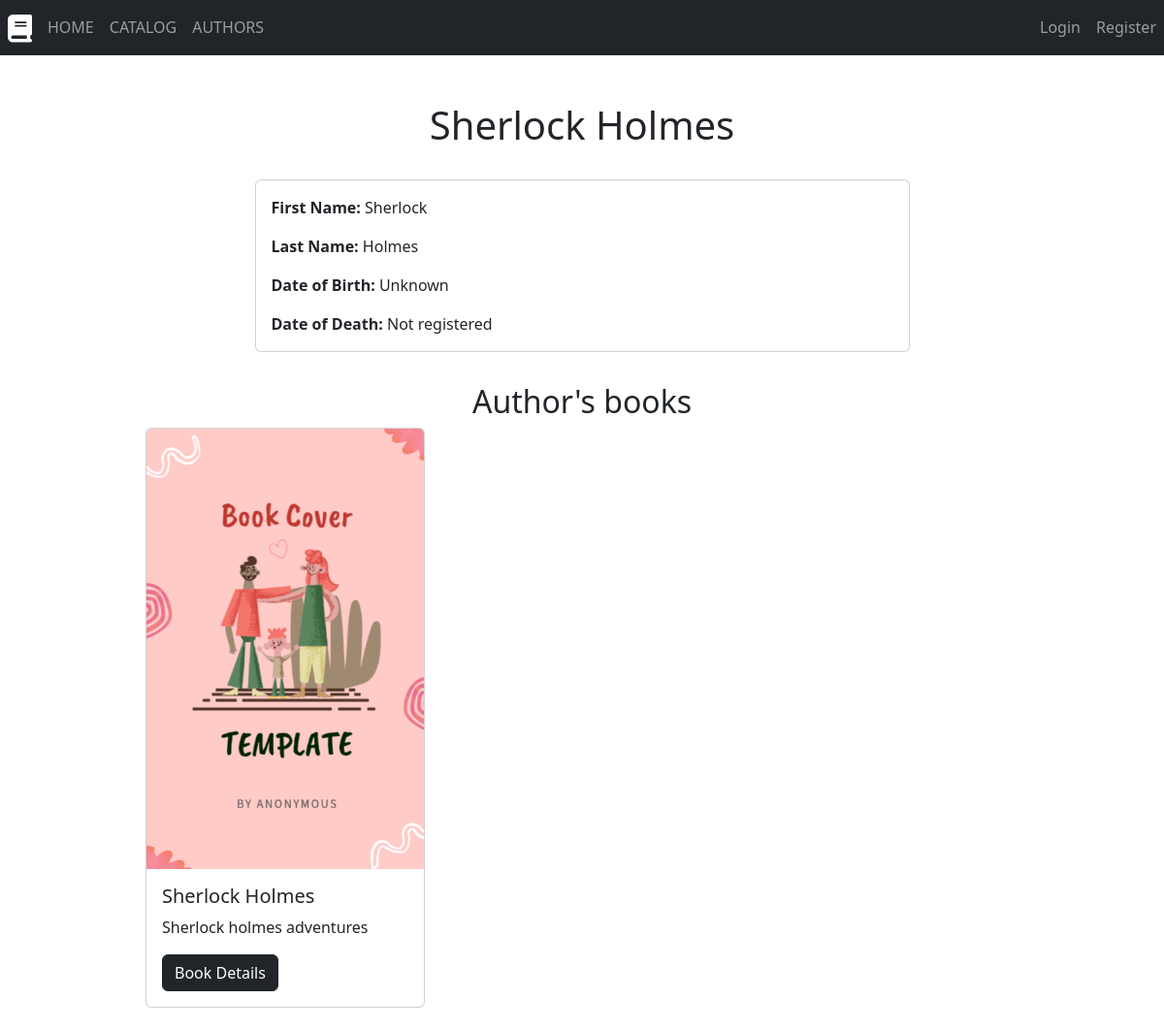
/catalog/author_detail/2, run on the app's committed database.
### catalog/models.py (models this page shows, shortened)
class Author(models.Model):
   fname= models.CharField('First Name',max_length=200)
   lname= models.CharField('Last Name',max_length=200)
   date_birth= models.DateField('Date of Birth', null=True, blank=True)
   date_death= models.DateField('Date of Death', null=True, blank=True)
   class Meta:
     ordering = ['lname','fname']

class Book(models.Model):
  title = models.CharField(max_length=200)
  author = models.ForeignKey(
    Author,
    on_delete=models.RESTRICT,
    null=True
  )
  summary = models.TextField(
    max_length=1000,
    help_text="Enter brief book description",
    null=True
  )
  isbn = models.CharField(
    'ISBN',
    max_length=13,
    unique=True,
    help_text='13 characters ISBN for more info:'
  )
  genre = models.ManyToManyField(
    Genre,
    related_name='books',
    help_text="Select a genre for this book"
  )
  image = models.ImageField(
    default='not-available.jpg',
    null=True,
    blank=True
  )
  language = models.ForeignKey(
    Language,
    on_delete=models.RESTRICT,
    null=True,
    blank=True
  )
  def get_absolute_url(self):
      return reverse("book_detail", args=[str(self.id)])

### catalog/views.py (the view)
# urls.py: path('catalog/author_detail/<int:id>', views.author_detail, name='author_detail'),
def author_detail(request, id):
  try:
    author = Author.objects.get(id=id)
    books = Book.objects.filter(author__id=id)
    template = loader.get_template('author_detail.html')
    context = {
      'author': author,
      'books': books,
      'menu_links': [
           {'href': '/', 'text': 'HOME', 'active': ''},
           {'href': '/catalog', 'text': 'CATALOG', 'active': ''},
           {'href': '/catalog/authors', 'text': 'AUTHORS', 'active': ''},
           {'href': '/admin', 'text': 'ADMIN', 'active': '', 'admin': True},
        ]
    }
    return HttpResponse(template.render(context, request))
  except Exception as err:
    print(err)

### catalog/templates/author_detail.html (shortened to what this page needs)
{% extends 'index.html' %}
{% load static %}
{% block links %}
    {% for link in menu_links %}
        {% if link.admin %}
            {% if user.is_authenticated and user.is_staff %}
                <a class="nav-item nav-link mx-2 {{link.active}}" href="{{link.href}}">{{link.text}}</a>
            {% endif %}
        {% else %}
            <a class="nav-item nav-link mx-2 {{link.active}}" href="{{link.href}}">{{link.text}}</a>
        {% endif %}
    {% endfor %}
{% endblock %}
{% block content %}
    <main>
        <section class='d-flex w-75 mx-auto flex-column my-4'>
            {% if author %}
                <h1 class="text-center my-4">{{author.fname}} {{author.lname}}</h1>
                <div class="card w-75 mx-auto my-2" >
                    <div class="card-body">
                        <p class="card-text">
                            <strong>First Name:</strong>
                            {{author.fname}}
                        </p>
                        <p class="card-text">
                            <strong>Last Name:</strong>
                            {{author.lname}}
                        </p>
                        <p class="card-text">
                            <strong>Date of Birth:</strong>
                            {% if author.date_birth %}
                                {{author.date_birth}}
                            {% else %}
                                Unknown
                            {% endif %}
                        </p>
                        <p class="card-text">
                            <strong>Date of Death:</strong>
                            {% if author.date_death %}
                                {{author.date_death}}
                            {% else %}
                                Not registered
                            {% endif %}
                        </p>
                    </div>
                </div>
            {% else %}
                <h1 class='text-center'>No author found</h1>
            {% endif %}
        </section>
        <section class='d-flex w-75 mx-auto flex-column my-4'>
            <h2 class='text-center'>Author's books</h2>
            {% if books|length > 0 %}
                {% for book in books %}
                    <div class="card" style="width: 18rem;">
                        {% if book.image %}
                            <img class="card-img-top"  src="{% get_media_prefix %}{{book.image}}" alt={{book.title}}>
                        {% else %}
                            <img class="card-img-top"  src="{% static 'not-available.jpg' %}" alt="No image available">
                        {% endif %}
                        <div class="card-body">
                            <h5 class="card-title">{{book.title}}</h5>
                            <p class="card-text">{{book.summary}}</p>
                            <a href="{{book.get_absolute_url}}" class="btn btn-dark">Book Details</a>
                        </div>
                    </div>
                {% endfor %}
            {% else %}
            <p class='text-center'>No books found for the author</p>
            {% endif %}
        </section>
    </main>
{% endblock %}

### data on the page
Author: fname "Sherlock", lname "Holmes"
Book: image (picture), title "Sherlock Holmes", summary "Sherlock holmes adventures"

### other printed values
{{ link.text }} "HOME" "CATALOG" "AUTHORS"
